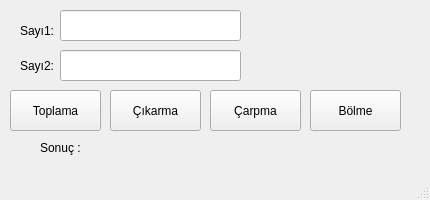
<?xml version="1.0" encoding="UTF-8"?>
<ui version="4.0">
 <class>MainWindow</class>
 <widget class="QMainWindow" name="MainWindow">
  <property name="geometry">
   <rect>
    <x>0</x>
    <y>0</y>
    <width>430</width>
    <height>200</height>
   </rect>
  </property>
  <property name="windowTitle">
   <string>MainWindow</string>
  </property>
  <widget class="QWidget" name="centralwidget">
   <widget class="QLabel" name="label">
    <property name="geometry">
     <rect>
      <x>20</x>
      <y>10</y>
      <width>51</width>
      <height>41</height>
     </rect>
    </property>
    <property name="text">
     <string>Sayı1:</string>
    </property>
   </widget>
   <widget class="QLabel" name="label_2">
    <property name="geometry">
     <rect>
      <x>20</x>
      <y>40</y>
      <width>61</width>
      <height>51</height>
     </rect>
    </property>
    <property name="text">
     <string>Sayı2:</string>
    </property>
   </widget>
   <widget class="QLineEdit" name="txt_sayi1">
    <property name="geometry">
     <rect>
      <x>60</x>
      <y>10</y>
      <width>181</width>
      <height>31</height>
     </rect>
    </property>
   </widget>
   <widget class="QLineEdit" name="txt_sayi2">
    <property name="geometry">
     <rect>
      <x>60</x>
      <y>50</y>
      <width>181</width>
      <height>31</height>
     </rect>
    </property>
   </widget>
   <widget class="QPushButton" name="btn_toplama">
    <property name="geometry">
     <rect>
      <x>10</x>
      <y>90</y>
      <width>91</width>
      <height>41</height>
     </rect>
    </property>
    <property name="text">
     <string>Toplama</string>
    </property>
   </widget>
   <widget class="QPushButton" name="btn_cikarma">
    <property name="geometry">
     <rect>
      <x>110</x>
      <y>90</y>
      <width>91</width>
      <height>41</height>
     </rect>
    </property>
    <property name="text">
     <string>Çıkarma</string>
    </property>
   </widget>
   <widget class="QPushButton" name="btn_carpma">
    <property name="geometry">
     <rect>
      <x>210</x>
      <y>90</y>
      <width>91</width>
      <height>41</height>
     </rect>
    </property>
    <property name="text">
     <string>Çarpma</string>
    </property>
   </widget>
   <widget class="QPushButton" name="btn_bolme">
    <property name="geometry">
     <rect>
      <x>310</x>
      <y>90</y>
      <width>91</width>
      <height>41</height>
     </rect>
    </property>
    <property name="text">
     <string>Bölme</string>
    </property>
   </widget>
   <widget class="QLabel" name="lbl_sonuc">
    <property name="geometry">
     <rect>
      <x>40</x>
      <y>140</y>
      <width>151</width>
      <height>16</height>
     </rect>
    </property>
    <property name="text">
     <string>Sonuç :</string>
    </property>
   </widget>
  </widget>
  <widget class="QMenuBar" name="menubar">
   <property name="geometry">
    <rect>
     <x>0</x>
     <y>0</y>
     <width>430</width>
     <height>21</height>
    </rect>
   </property>
  </widget>
  <widget class="QStatusBar" name="statusbar"/>
 </widget>
 <resources/>
 <connections/>
</ui>
